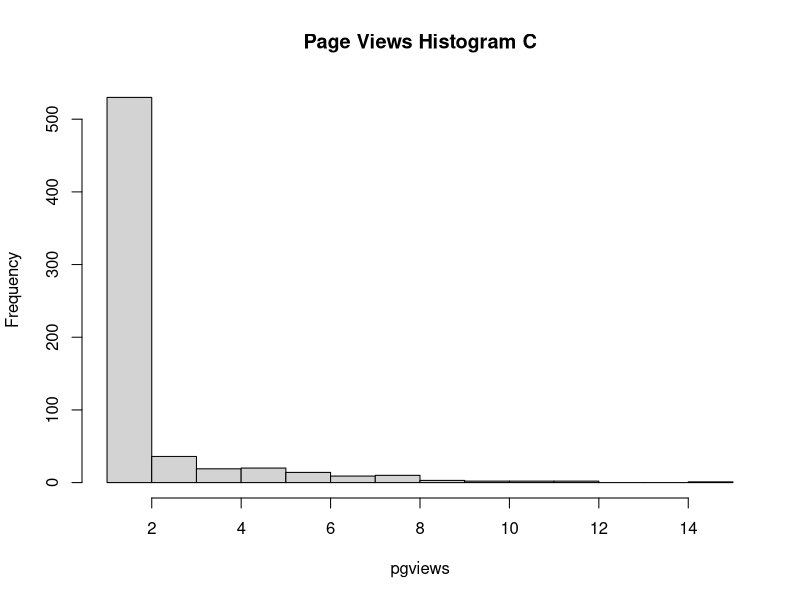
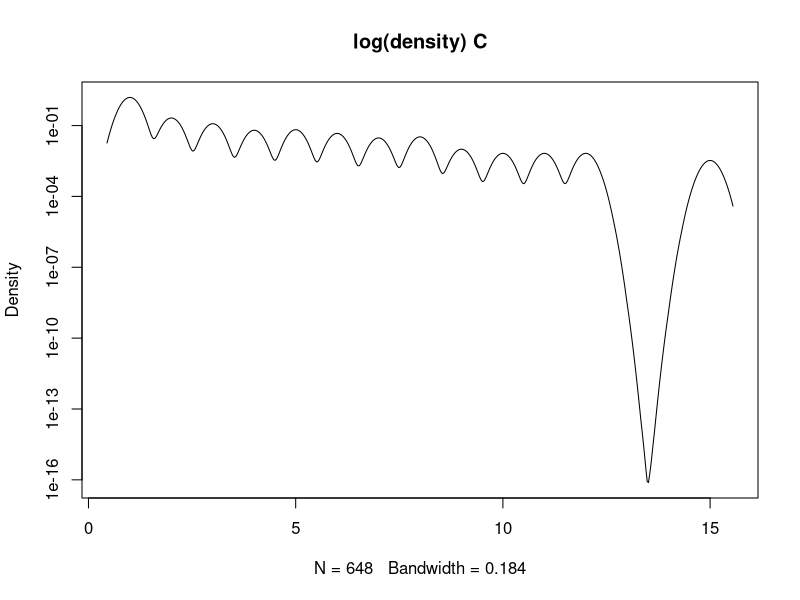
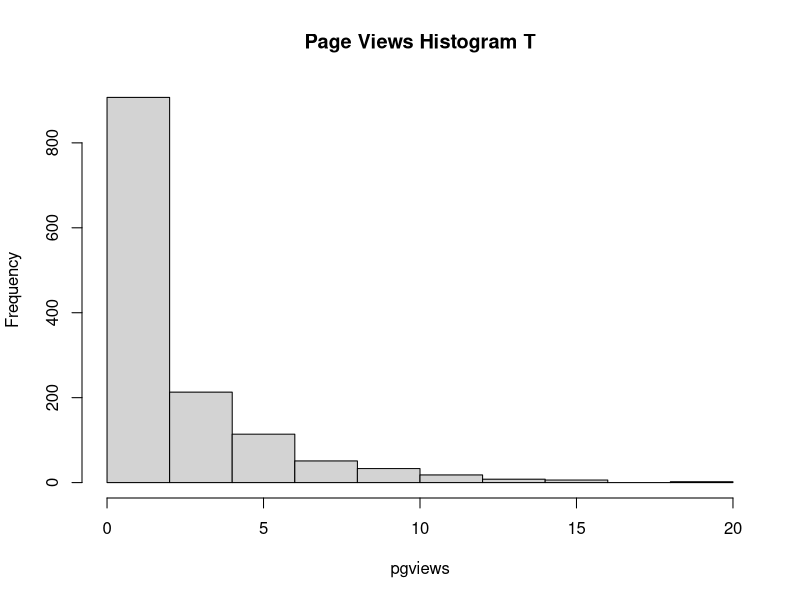
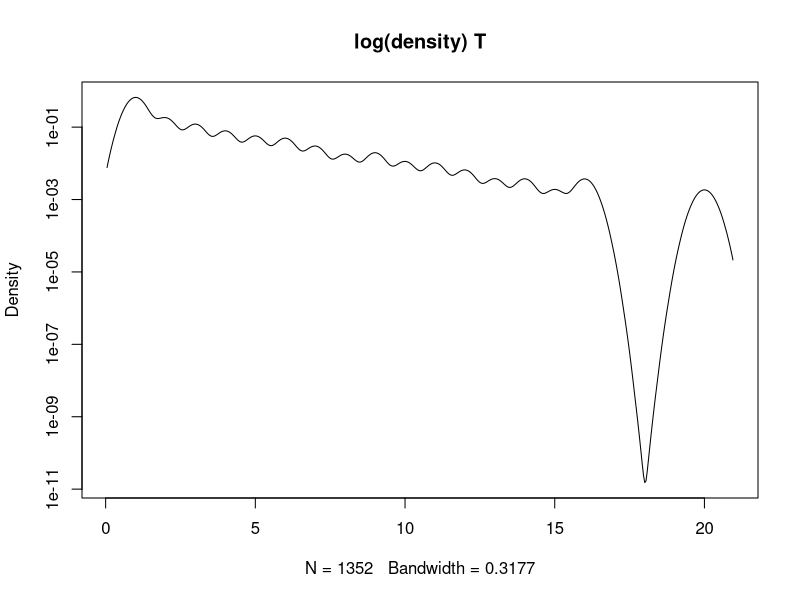
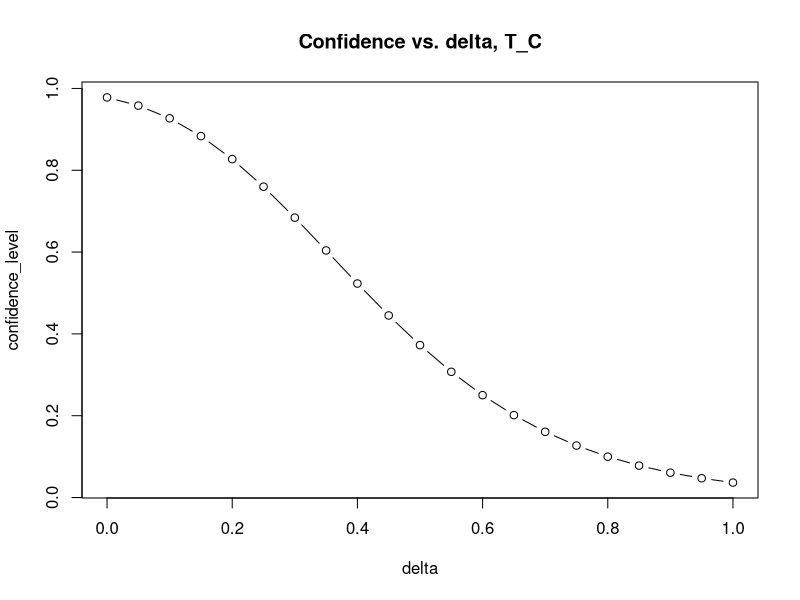
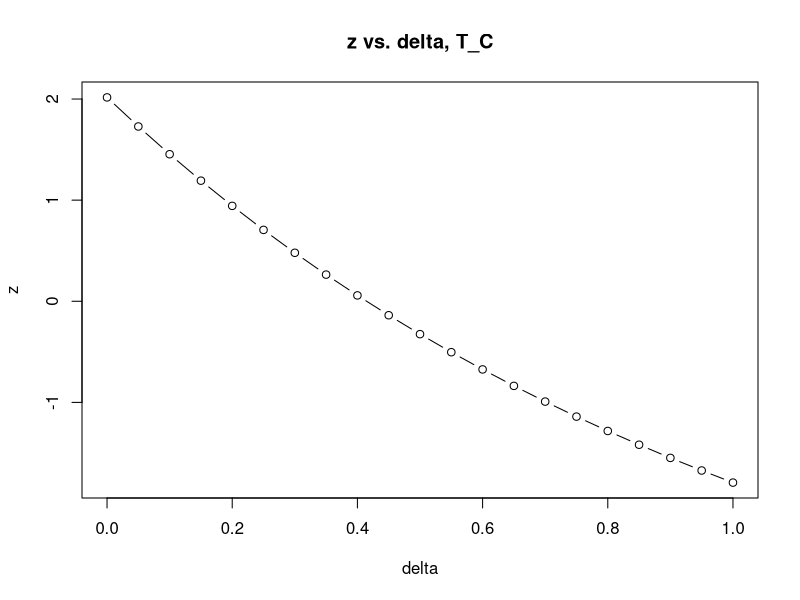

Source code (R) for these figures, in order:
#!/usr/bin/env Rscript
# load the dataset or do needful
page_views <- read.csv("C_data.csv")

attach(page_views)
png(filename = "C_hist.png")
hist(pgviews, main = "Page Views Histogram C")
dev.off()

png(filename = "C_density.png")
plot(density(pgviews), log = "y", main = "log(density) C")
dev.off()
detach(page_views)


# load the dataset or do needful
page_views <- read.csv("T_data.csv")

attach(page_views)
png(filename = "T_hist.png")
hist(pgviews, main = "Page Views Histogram T")
dev.off()

png(filename = "T_density.png")
plot(density(pgviews), log = "y", main = "log(density) T")
dev.off()
detach(page_views)


# load the dataset or do needful
page_views_conf <- read.csv("T_C_conf.csv")

attach(page_views_conf)
png(filename = "T_C_conf.png")
plot(delta, confidence_level, type = "b", main = "Confidence vs. delta, T_C")
dev.off()

png(filename = "T_C_z.png")
plot(delta, z, type = "b", main = "z vs. delta, T_C")
dev.off()
detach(page_views_conf)

